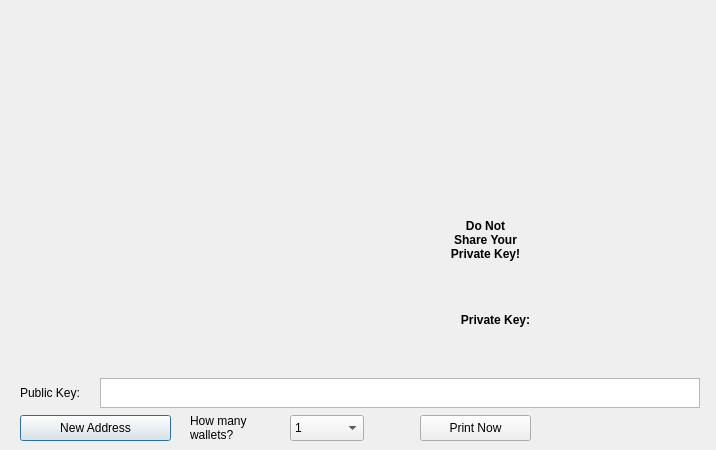
<?xml version="1.0" encoding="UTF-8"?>
<ui version="4.0">
 <class>PaperWalletDialog</class>
 <widget class="QDialog" name="PaperWalletDialog">
  <property name="geometry">
   <rect>
    <x>0</x>
    <y>0</y>
    <width>716</width>
    <height>450</height>
   </rect>
  </property>
  <property name="windowTitle">
   <string>Print Your Paper Wallets</string>
  </property>
  <widget class="QLabel" name="privateKeyQRCode">
   <property name="geometry">
    <rect>
     <x>410</x>
     <y>20</y>
     <width>121</width>
     <height>101</height>
    </rect>
   </property>
   <property name="text">
    <string/>
   </property>
   <property name="pixmap">
    <pixmap resource="../bitcoin.qrc">:/icons/qrcode</pixmap>
   </property>
   <property name="scaledContents">
    <bool>true</bool>
   </property>
  </widget>
  <widget class="QLabel" name="addressQRCode">
   <property name="geometry">
    <rect>
     <x>60</x>
     <y>80</y>
     <width>201</width>
     <height>181</height>
    </rect>
   </property>
   <property name="text">
    <string/>
   </property>
   <property name="pixmap">
    <pixmap resource="../bitcoin.qrc">:/icons/qrcode</pixmap>
   </property>
   <property name="scaledContents">
    <bool>true</bool>
   </property>
  </widget>
  <widget class="QPushButton" name="getNewAddress">
   <property name="geometry">
    <rect>
     <x>20</x>
     <y>415</y>
     <width>151</width>
     <height>26</height>
    </rect>
   </property>
   <property name="text">
    <string>New Address</string>
   </property>
   <property name="icon">
    <iconset resource="../bitcoin.qrc">
     <normaloff>:/icons/add</normaloff>:/icons/add</iconset>
   </property>
  </widget>
  <widget class="QLabel" name="paperTemplate">
   <property name="geometry">
    <rect>
     <x>20</x>
     <y>10</y>
     <width>675</width>
     <height>362</height>
    </rect>
   </property>
   <property name="text">
    <string notr="true"/>
   </property>
   <property name="pixmap">
    <pixmap resource="../bitcoin.qrc">:/images/res/images/paper-wallet1v2.png</pixmap>
   </property>
  </widget>
  <widget class="QLabel" name="addressText">
   <property name="geometry">
    <rect>
     <x>50</x>
     <y>350</y>
     <width>401</width>
     <height>21</height>
    </rect>
   </property>
   <property name="font">
    <font>
     <family>Monospace</family>
     <pointsize>12</pointsize>
     <weight>75</weight>
     <italic>false</italic>
     <bold>true</bold>
    </font>
   </property>
   <property name="text">
    <string>&lt;html&gt;&lt;head/&gt;&lt;body&gt;&lt;p&gt;&lt;br/&gt;&lt;/p&gt;&lt;/body&gt;&lt;/html&gt;</string>
   </property>
   <property name="textFormat">
    <enum>Qt::RichText</enum>
   </property>
   <property name="alignment">
    <set>Qt::AlignCenter</set>
   </property>
   <property name="textInteractionFlags">
    <set>Qt::TextSelectableByKeyboard|Qt::TextSelectableByMouse</set>
   </property>
  </widget>
  <widget class="QLabel" name="privateKeyText">
   <property name="geometry">
    <rect>
     <x>420</x>
     <y>330</y>
     <width>281</width>
     <height>31</height>
    </rect>
   </property>
   <property name="font">
    <font>
     <family>Monospace</family>
     <pointsize>8</pointsize>
     <weight>50</weight>
     <italic>false</italic>
     <bold>false</bold>
    </font>
   </property>
   <property name="text">
    <string/>
   </property>
   <property name="scaledContents">
    <bool>true</bool>
   </property>
   <property name="alignment">
    <set>Qt::AlignCenter</set>
   </property>
   <property name="wordWrap">
    <bool>true</bool>
   </property>
   <property name="textInteractionFlags">
    <set>Qt::TextSelectableByKeyboard|Qt::TextSelectableByMouse</set>
   </property>
  </widget>
  <widget class="QPushButton" name="printButton">
   <property name="geometry">
    <rect>
     <x>420</x>
     <y>415</y>
     <width>111</width>
     <height>26</height>
    </rect>
   </property>
   <property name="text">
    <string>Print Now</string>
   </property>
   <property name="icon">
    <iconset resource="../bitcoin.qrc">
     <normaloff>:/icons/receiving_addresses</normaloff>:/icons/receiving_addresses</iconset>
   </property>
  </widget>
  <widget class="QDialogButtonBox" name="buttonBox">
   <property name="geometry">
    <rect>
     <x>610</x>
     <y>415</y>
     <width>81</width>
     <height>26</height>
    </rect>
   </property>
   <property name="standardButtons">
    <set>QDialogButtonBox::NoButton</set>
   </property>
   <property name="centerButtons">
    <bool>true</bool>
   </property>
  </widget>
  <widget class="QLabel" name="label">
   <property name="geometry">
    <rect>
     <x>190</x>
     <y>415</y>
     <width>91</width>
     <height>26</height>
    </rect>
   </property>
   <property name="text">
    <string>How many wallets?</string>
   </property>
   <property name="wordWrap">
    <bool>true</bool>
   </property>
  </widget>
  <widget class="QComboBox" name="walletCount">
   <property name="geometry">
    <rect>
     <x>290</x>
     <y>415</y>
     <width>74</width>
     <height>26</height>
    </rect>
   </property>
   <property name="editable">
    <bool>false</bool>
   </property>
   <item>
    <property name="text">
     <string>1</string>
    </property>
   </item>
   <item>
    <property name="text">
     <string>2</string>
    </property>
   </item>
   <item>
    <property name="text">
     <string>3</string>
    </property>
   </item>
   <item>
    <property name="text">
     <string>4</string>
    </property>
   </item>
   <item>
    <property name="text">
     <string>5</string>
    </property>
   </item>
   <item>
    <property name="text">
     <string>6</string>
    </property>
   </item>
   <item>
    <property name="text">
     <string>7</string>
    </property>
   </item>
   <item>
    <property name="text">
     <string>8</string>
    </property>
   </item>
   <item>
    <property name="text">
     <string>9</string>
    </property>
   </item>
   <item>
    <property name="text">
     <string>10</string>
    </property>
   </item>
   <item>
    <property name="text">
     <string>11</string>
    </property>
   </item>
   <item>
    <property name="text">
     <string>12</string>
    </property>
   </item>
  </widget>
  <widget class="QTextEdit" name="publicKey">
   <property name="geometry">
    <rect>
     <x>100</x>
     <y>378</y>
     <width>600</width>
     <height>30</height>
    </rect>
   </property>
   <property name="undoRedoEnabled">
    <bool>false</bool>
   </property>
   <property name="readOnly">
    <bool>true</bool>
   </property>
   <property name="html">
    <string>&lt;!DOCTYPE HTML PUBLIC &quot;-//W3C//DTD HTML 4.0//EN&quot; &quot;http://www.w3.org/TR/REC-html40/strict.dtd&quot;&gt;
&lt;html&gt;&lt;head&gt;&lt;meta name=&quot;qrichtext&quot; content=&quot;1&quot; /&gt;&lt;style type=&quot;text/css&quot;&gt;
p, li { white-space: pre-wrap; }
&lt;/style&gt;&lt;/head&gt;&lt;body style=&quot; font-family:'Liberation Sans'; font-size:10pt; font-weight:400; font-style:normal;&quot;&gt;
&lt;p style=&quot;-qt-paragraph-type:empty; margin-top:0px; margin-bottom:0px; margin-left:0px; margin-right:0px; -qt-block-indent:0; text-indent:0px; font-family:'Sans Serif'; font-size:9pt;&quot;&gt;&lt;br /&gt;&lt;/p&gt;&lt;/body&gt;&lt;/html&gt;</string>
   </property>
   <property name="acceptRichText">
    <bool>false</bool>
   </property>
  </widget>
  <widget class="QLabel" name="label_2">
   <property name="geometry">
    <rect>
     <x>20</x>
     <y>380</y>
     <width>91</width>
     <height>26</height>
    </rect>
   </property>
   <property name="text">
    <string>Public Key:</string>
   </property>
  </widget>
  <widget class="QLabel" name="label_3">
   <property name="geometry">
    <rect>
     <x>450</x>
     <y>190</y>
     <width>71</width>
     <height>101</height>
    </rect>
   </property>
   <property name="text">
    <string>&lt;html&gt;&lt;head/&gt;&lt;body&gt;&lt;p align=&quot;center&quot;&gt;&lt;span style=&quot; font-weight:600;&quot;&gt;Do Not Share Your Private Key!&lt;/span&gt;&lt;/p&gt;&lt;/body&gt;&lt;/html&gt;</string>
   </property>
   <property name="textFormat">
    <enum>Qt::RichText</enum>
   </property>
   <property name="wordWrap">
    <bool>true</bool>
   </property>
  </widget>
  <widget class="QLabel" name="label_4">
   <property name="geometry">
    <rect>
     <x>380</x>
     <y>290</y>
     <width>231</width>
     <height>61</height>
    </rect>
   </property>
   <property name="text">
    <string>&lt;html&gt;&lt;head/&gt;&lt;body&gt;&lt;p align=&quot;center&quot;&gt;&lt;span style=&quot; font-weight:600;&quot;&gt;Private Key:&lt;/span&gt;&lt;/p&gt;&lt;/body&gt;&lt;/html&gt;</string>
   </property>
   <property name="textFormat">
    <enum>Qt::RichText</enum>
   </property>
   <property name="wordWrap">
    <bool>true</bool>
   </property>
  </widget>
  <zorder>getNewAddress</zorder>
  <zorder>paperTemplate</zorder>
  <zorder>addressQRCode</zorder>
  <zorder>privateKeyQRCode</zorder>
  <zorder>addressText</zorder>
  <zorder>privateKeyText</zorder>
  <zorder>printButton</zorder>
  <zorder>buttonBox</zorder>
  <zorder>label</zorder>
  <zorder>walletCount</zorder>
  <zorder>publicKey</zorder>
  <zorder>label_2</zorder>
  <zorder>label_3</zorder>
  <zorder>label_4</zorder>
 </widget>
 <resources>
  <include location="../bitcoin.qrc"/>
 </resources>
 <connections>
  <connection>
   <sender>buttonBox</sender>
   <signal>rejected()</signal>
   <receiver>PaperWalletDialog</receiver>
   <slot>close()</slot>
   <hints>
    <hint type="sourcelabel">
     <x>650</x>
     <y>408</y>
    </hint>
    <hint type="destinationlabel">
     <x>357</x>
     <y>214</y>
    </hint>
   </hints>
  </connection>
 </connections>
</ui>
